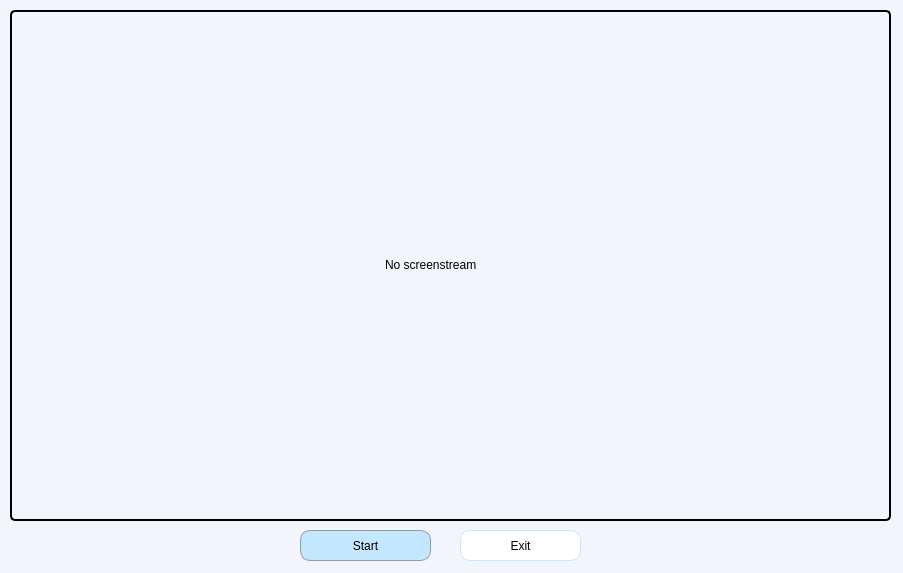
<?xml version="1.0" encoding="UTF-8"?>
<ui version="4.0">
 <class>screendisplayer</class>
 <widget class="QWidget" name="screendisplayer">
  <property name="geometry">
   <rect>
    <x>0</x>
    <y>0</y>
    <width>903</width>
    <height>573</height>
   </rect>
  </property>
  <property name="windowTitle">
   <string>Form</string>
  </property>
  <property name="styleSheet">
   <string notr="true">border-radius: 5px;
background-color: #F2F6FC;</string>
  </property>
  <widget class="QLabel" name="screenLabel">
   <property name="geometry">
    <rect>
     <x>10</x>
     <y>10</y>
     <width>881</width>
     <height>511</height>
    </rect>
   </property>
   <property name="styleSheet">
    <string notr="true">border: 2px solid;
padding-left: 370px;
font: 500 9pt &quot;UTM Avo&quot;;

</string>
   </property>
   <property name="text">
    <string>No screenstream</string>
   </property>
   <property name="textFormat">
    <enum>Qt::RichText</enum>
   </property>
  </widget>
  <widget class="QPushButton" name="startButton">
   <property name="geometry">
    <rect>
     <x>300</x>
     <y>530</y>
     <width>131</width>
     <height>31</height>
    </rect>
   </property>
   <property name="styleSheet">
    <string notr="true">border-radius: 10px;
font: 600 9pt &quot;UTM Avo&quot;;
box-shadow:  10px 5px 5px rgb(0, 0, 0);
background: #C2E7FF;
border:  1px solid rgb(154, 154, 154);

</string>
   </property>
   <property name="text">
    <string>Start</string>
   </property>
  </widget>
  <widget class="QPushButton" name="exitButton">
   <property name="geometry">
    <rect>
     <x>460</x>
     <y>530</y>
     <width>121</width>
     <height>31</height>
    </rect>
   </property>
   <property name="styleSheet">
    <string notr="true">font: 600 10pt &quot;UTM Avo&quot;;
border: 1px solid rgb(194, 231, 255);
background-color: #ffffff;
border-radius: 10px;
</string>
   </property>
   <property name="text">
    <string>Exit</string>
   </property>
  </widget>
 </widget>
 <resources/>
 <connections/>
</ui>
